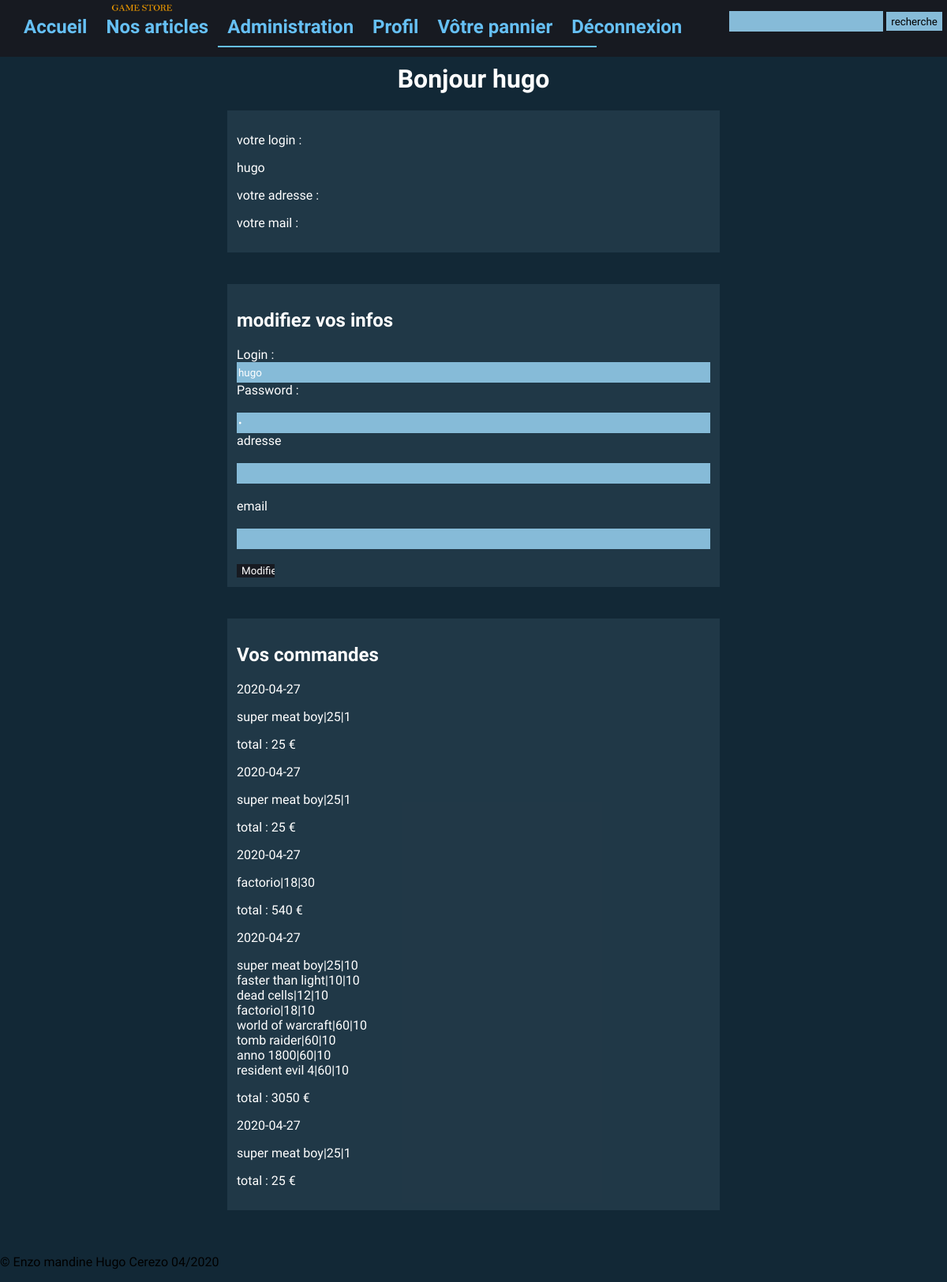
Page /profil.php (signed in) on the committed database.
### tables this page shows
CREATE TABLE IF NOT EXISTS `utilisateurs` (
  `id` int(11) NOT NULL AUTO_INCREMENT,
  `login` varchar(255) NOT NULL,
  `password` varchar(255) NOT NULL,
  `adresse` varchar(255) NOT NULL,
  `email` varchar(255) NOT NULL,
  `rang` varchar(255) NOT NULL,
  PRIMARY KEY (`id`)
);

CREATE TABLE IF NOT EXISTS `commande` (
  `id` int(11) NOT NULL AUTO_INCREMENT,
  `id_utilisateur` int(11) NOT NULL,
  `title` varchar(255) NOT NULL,
  `total` int(11) NOT NULL,
  `description-achat` text NOT NULL,
  `date` date NOT NULL,
  PRIMARY KEY (`id`)
);

### profil.php (the view, shortened to what this page needs)
    <?php
    $conn = mysqli_connect("localhost", "root", "", "rncp");
    include 'header.php';
    echo "<h1 id='bjr' class='adminH2'>Bonjour ".$_SESSION["login"].'</h1>';
    if (isset($_SESSION['login'])) {
        echo '<div class="flexc justcenter"><section class="adminBox">';
        $request = 'SELECT * FROM utilisateurs WHERE login = "' . $_SESSION['login'] . '" ';
        $sql = mysqli_query($conn, $request);
        $row = mysqli_fetch_all($sql);
        echo "<p class='colorw'>votre login :</p>";
        echo '<p class="colorw">' . $row[0][1] . '</p>';
        echo "<p class='colorw'>votre adresse :</p>";
        echo "<p class='colorw'> votre mail :</p>";
        echo '</section>';
    ?>
        <section class="adminBox">
            <h2 class="adminH2">modifiez vos infos </h2>
            <form action="" method="post" class="flexc">
                <label> Login : </label>
                <input class="input" type="text" name="login" value=<?php echo $row[0][1]; ?> />
                <label> Password : </label></br>
                <input class="input" type="password" name="mdp" value= />
                <label for="adresse">adresse</label></br>
                <input class="input" type="text" name="adresse" /><br />
                <label for="mail">email</label></br>
                <input class="input" type="email" name="mail" /><br />
                <input class="button" type="submit" name="envoie" value="Modifier" />
            </form>
        </section>
        <section class="adminBox">
            <h2 class="adminH2">Vos commandes</h2>
        <?php
        $requestcommandes = 'SELECT * FROM commande WHERE id_utilisateur = "' . $row[0][0] . '"';
        $sql2 = mysqli_query($conn, $requestcommandes);
        $row2 = mysqli_fetch_all($sql2);
        $i = 0;
        while ($i < count($row2)) {
            echo '<div class="rsmCmd"><p>'.$row2[$i][5].'</p>';
            echo '<p>'.$row2[$i][4].'</p>';
            echo '<p>total : ';
            echo $row2[$i][3].' €</p></div>';
            $i = $i + 1;
        }
        echo "</section>";
    } else {
        echo "Vous n'etes pas connecté veuillez vous connecté pour accédé a votre profil";
        echo '</br><a href="connexion.php">connexion</a>';
    }
        ?>
</div>
</body>
</html>
<?php
include("footer.php");
?>

### style.css (style rules this page uses)
* { font-family: 'Oxygen', sans-serif; }
label { color: white; }
body { margin: 0; padding: 0; background-color: rgb(18, 40, 54); }
.colorw { color: white; }
.flexc { display: flex; flex-direction: column; }
.justcenter { justify-content: center; align-items: center; }
.button { color: white; background-color: rgb(23, 26, 33); border: none; width: 4vw; }
#bjr { text-align: center; }
.rsmCmd p { color: white; }
.adminH2 { color: white; }
.input { color: white; height: 1.5rem; border: none; background-color: #86BBD8; }
.adminBox { width: 50vw; background-color: rgba(47, 72, 88, 0.5); margin-bottom: 5vh; padding: 1vw; }

### rows in the picture
utilisateurs: login "hugo"
commande: date "2020-04-27", value "super meat boy|25|1", total "25"
commande: date "2020-04-27", value "super meat boy|25|1", total "25"
commande: date "2020-04-27", value "factorio|18|30", total "540"
commande: date "2020-04-27", value "super meat boy|25|10 faster than light|10|10 dead cells|12|10 factorio|18|10 world of warcraft|60|10 tomb raider|60|10 anno 1800|60|10 resident evil 4|60|10", total "3050"
commande: date "2020-04-27", value "super meat boy|25|1", total "25"

### other values in the picture
$_SESSION["login"] "hugo"
